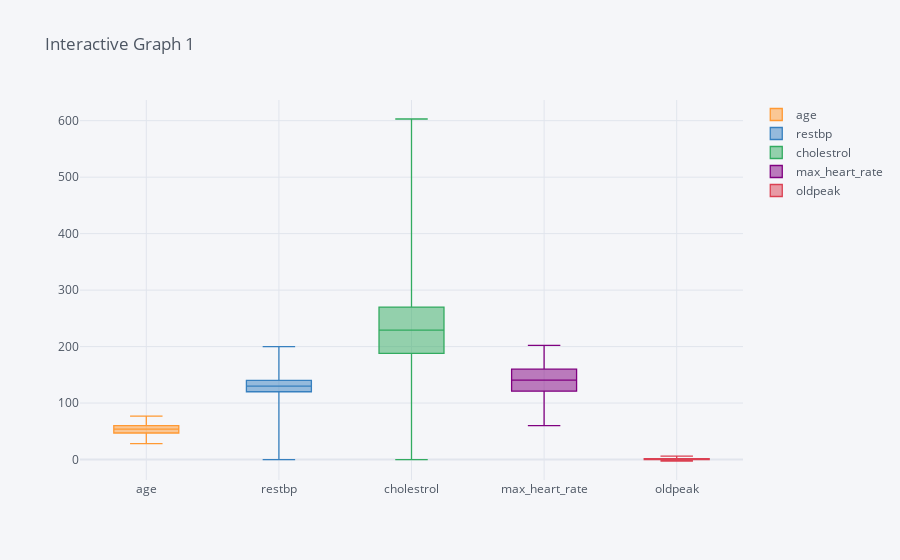

This figure's notebook cell:
### Markdown cell above
### Interactive Graph 1

### Code cell
#Interative graph 1 using plotly to visualize values in dataset. Execute code to view the results
df=data_frame[['age','restbp','cholestrol','max_heart_rate','oldpeak']]
df.iplot(kind='box',title="Interactive Graph 1",size=20)

### Figure 1 — Plotly figure (JSON) as saved in the notebook; plotly's stock layout.template omitted (floating-point values rounded to 4 significant figures; data arrays with more than 128 entries replaced by an {"elided": "..."} marker saying what was removed)
{"data": [{"boxpoints": false, "line": {"width": 1.3}, "marker": {"color": "rgba(255, 153, 51, 1.0)"}, "name": "age", "orientation": "v", "type": "box", "y": {"elided": "1190 int values"}}, {"boxpoints": false, "line": {"width": 1.3}, "marker": {"color": "rgba(55, 128, 191, 1.0)"}, "name": "restbp", "orientation": "v", "type": "box", "y": {"elided": "1190 float values"}}, {"boxpoints": false, "line": {"width": 1.3}, "marker": {"color": "rgba(50, 171, 96, 1.0)"}, "name": "cholestrol", "orientation": "v", "type": "box", "y": {"elided": "1190 int values"}}, {"boxpoints": false, "line": {"width": 1.3}, "marker": {"color": "rgba(128, 0, 128, 1.0)"}, "name": "max_heart_rate", "orientation": "v", "type": "box", "y": {"elided": "1190 int values"}}, {"boxpoints": false, "line": {"width": 1.3}, "marker": {"color": "rgba(219, 64, 82, 1.0)"}, "name": "oldpeak", "orientation": "v", "type": "box", "y": {"elided": "1190 float values"}}], "layout": {"legend": {"bgcolor": "#F5F6F9", "font": {"color": "#4D5663"}}, "paper_bgcolor": "#F5F6F9", "plot_bgcolor": "#F5F6F9", "title": {"font": {"color": "#4D5663"}, "text": "Interactive Graph 1"}, "xaxis": {"gridcolor": "#E1E5ED", "showgrid": true, "tickfont": {"color": "#4D5663"}, "title": {"font": {"color": "#4D5663"}, "text": ""}, "zerolinecolor": "#E1E5ED"}, "yaxis": {"gridcolor": "#E1E5ED", "showgrid": true, "tickfont": {"color": "#4D5663"}, "title": {"font": {"color": "#4D5663"}, "text": ""}, "zerolinecolor": "#E1E5ED"}}}
